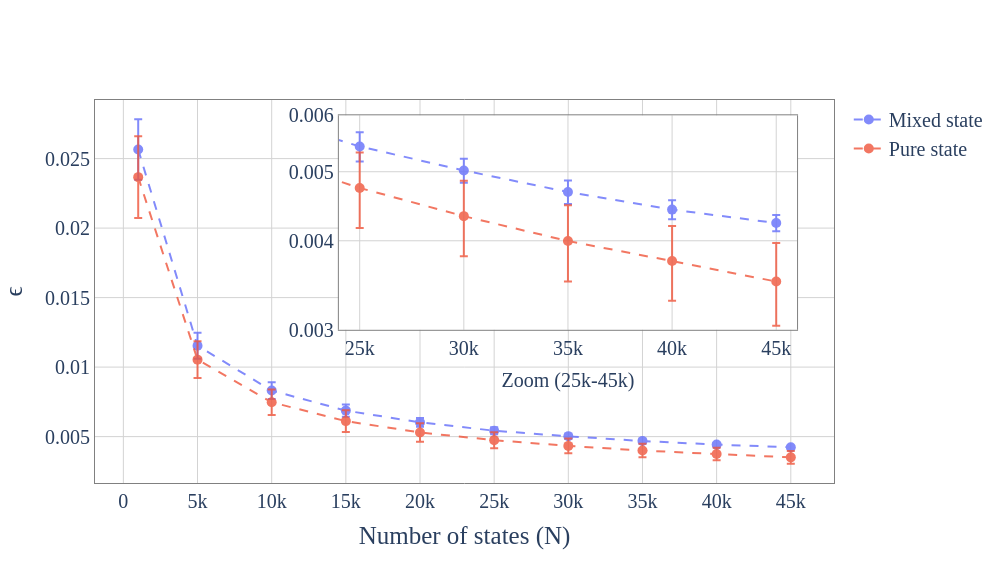

The notebook cell saved with this chart:
### Code cell
plotter_inset()

### Figure 1 — Plotly figure (JSON) as saved in the notebook; plotly's stock layout.template omitted (floating-point values rounded to 4 significant figures)
{"data": [{"error_y": {"array": [0.002184, 0.0009372, 0.0006047, 0.0004319, 0.0003223, 0.0002549, 0.0001947, 0.0001776, 0.000135, 0.0001101], "type": "data", "visible": true}, "line": {"color": "#636EFA", "dash": "dash", "width": 2}, "marker": {"color": "#636EFA", "size": 10}, "mode": "lines+markers", "name": "Mixed state", "opacity": 0.8, "type": "scatter", "x": [1000.0, 5000.0, 10000.0, 15000.0, 20000.0, 25000.0, 30000.0, 35000.0, 40000.0, 45000.0], "y": [0.02565, 0.01154, 0.008312, 0.006869, 0.006023, 0.005425, 0.005021, 0.004684, 0.004424, 0.004236]}, {"error_y": {"array": [0.002942, 0.001328, 0.0009135, 0.0007841, 0.0006585, 0.0005745, 0.0005261, 0.0004888, 0.00045, 0.000466], "type": "data", "visible": true}, "line": {"color": "#EF553B", "dash": "dash", "width": 2}, "marker": {"color": "#EF553B", "size": 10}, "mode": "lines+markers", "name": "Pure state", "opacity": 0.8, "type": "scatter", "x": [1000.0, 5000.0, 10000.0, 15000.0, 20000.0, 25000.0, 30000.0, 35000.0, 40000.0, 45000.0], "y": [0.02366, 0.01054, 0.007468, 0.006114, 0.005297, 0.004744, 0.004332, 0.003997, 0.003746, 0.003506]}, {"error_y": {"array": [0.002184, 0.0009372, 0.0006047, 0.0004319, 0.0003223, 0.0002549, 0.0001947, 0.0001776, 0.000135, 0.0001101], "type": "data", "visible": true}, "line": {"color": "#636EFA", "dash": "dash", "width": 2}, "marker": {"color": "#636EFA", "size": 10}, "mode": "lines+markers", "opacity": 0.8, "showlegend": false, "type": "scatter", "x": [1000.0, 5000.0, 10000.0, 15000.0, 20000.0, 25000.0, 30000.0, 35000.0, 40000.0, 45000.0], "xaxis": "x2", "y": [0.02565, 0.01154, 0.008312, 0.006869, 0.006023, 0.005425, 0.005021, 0.004684, 0.004424, 0.004236], "yaxis": "y2"}, {"error_y": {"array": [0.002942, 0.001328, 0.0009135, 0.0007841, 0.0006585, 0.0005745, 0.0005261, 0.0004888, 0.00045, 0.000466], "type": "data", "visible": true}, "line": {"color": "#EF553B", "dash": "dash", "width": 2}, "marker": {"color": "#EF553B", "size": 10}, "mode": "lines+markers", "opacity": 0.8, "showlegend": false, "type": "scatter", "x": [1000.0, 5000.0, 10000.0, 15000.0, 20000.0, 25000.0, 30000.0, 35000.0, 40000.0, 45000.0], "xaxis": "x2", "y": [0.02366, 0.01054, 0.007468, 0.006114, 0.005297, 0.004744, 0.004332, 0.003997, 0.003746, 0.003506], "yaxis": "y2"}], "layout": {"height": 563, "legend": {"font": {"family": "Times New Roman", "size": 20}}, "paper_bgcolor": "white", "plot_bgcolor": "white", "width": 1000, "xaxis": {"gridcolor": "lightgray", "gridwidth": 1, "linecolor": "gray", "linewidth": 1, "mirror": true, "showgrid": true, "showline": true, "tickfont": {"family": "Times New Roman", "size": 20}, "title": {"font": {"family": "Times New Roman", "size": 25}, "text": "Number of states (N)"}, "zeroline": false}, "xaxis2": {"anchor": "y2", "domain": [0.33, 0.95], "gridcolor": "lightgray", "linecolor": "gray", "linewidth": 1, "mirror": true, "range": [24000, 46000], "showgrid": true, "showline": true, "tickfont": {"family": "Times New Roman", "size": 20}, "title": {"font": {"family": "Times New Roman", "size": 20}, "text": "Zoom (25k-45k)"}}, "yaxis": {"gridcolor": "lightgray", "gridwidth": 1, "linecolor": "gray", "linewidth": 1, "mirror": true, "showgrid": true, "showline": true, "tickfont": {"family": "Times New Roman", "size": 20}, "title": {"font": {"family": "Times New Roman", "size": 25}, "text": "ϵ"}, "type": "linear", "zeroline": false}, "yaxis2": {"anchor": "x2", "domain": [0.4, 0.96], "gridcolor": "lightgray", "linecolor": "gray", "linewidth": 1, "mirror": true, "range": [-2.523, -2.222], "showgrid": true, "showline": true, "tickfont": {"family": "Times New Roman", "size": 20}, "tickvals": [0.003, 0.004, 0.005, 0.006, 0.007, 0.008], "type": "log"}}}
